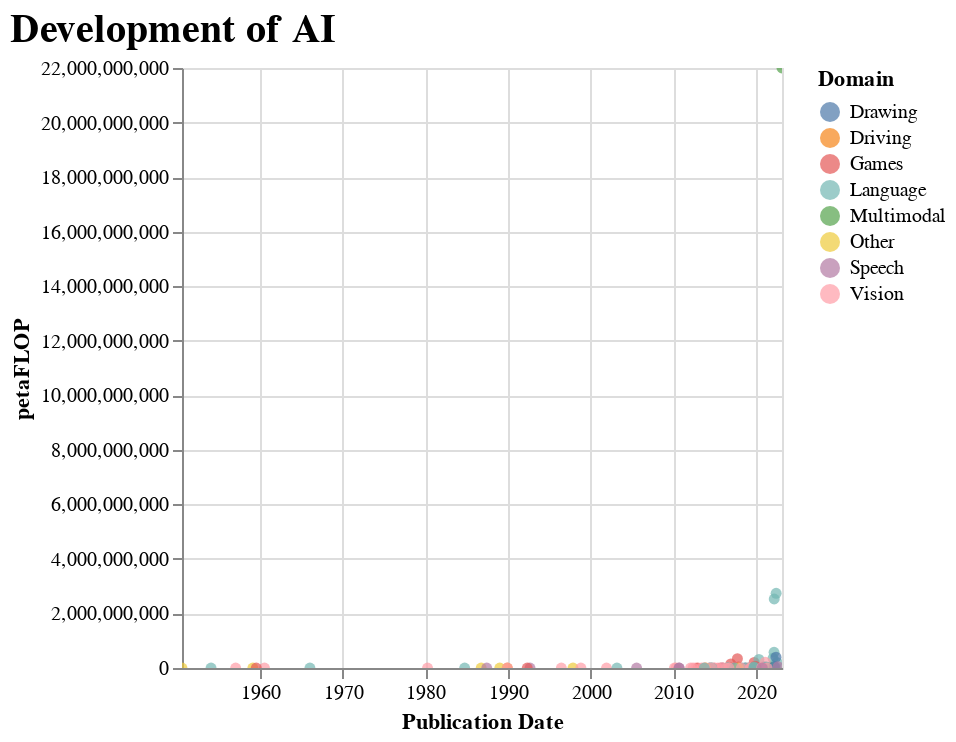

The notebook cell saved with this chart:
### Code cell
# create my base chart
base = (alt.Chart(merged).mark_circle().encode(
        alt.X("Day:T", title="Publication Date"),
        alt.Y("Training_computation_petaflop:Q", title="petaFLOP"),
        color=alt.Color("Domain:N"),
        tooltip=["Entity", "year", "Researcher_affiliation"]
    ).interactive()
    .properties(title="Development of AI")
    ).configure_title(fontSize=20, anchor="start")
base

### Figure 1 — Vega-Lite specification as saved in the notebook (floating-point values rounded to 4 significant figures; data arrays with more than 128 entries replaced by an {"elided": "..."} marker saying what was removed)
{"config": {"view": {"continuousWidth": 300, "continuousHeight": 300}, "title": {"anchor": "start", "fontSize": 20}}, "data": {"name": "data-564ebf14d4d3f070517fdbcf4fc88e33"}, "mark": {"type": "circle"}, "encoding": {"color": {"field": "Domain", "type": "nominal"}, "tooltip": [{"field": "Entity", "type": "nominal"}, {"field": "year", "type": "quantitative"}, {"field": "Researcher_affiliation", "type": "nominal"}], "x": {"field": "Day", "title": "Publication Date", "type": "temporal"}, "y": {"field": "Training_computation_petaflop", "title": "petaFLOP", "type": "quantitative"}}, "params": [{"name": "param_53", "select": {"type": "interval", "encodings": ["x", "y"]}, "bind": "scales"}], "title": "Development of AI", "$schema": "https://vega.github.io/schema/vega-lite/v5.8.0.json", "datasets": {"data-564ebf14d4d3f070517fdbcf4fc88e33": {"elided": "253 records"}}}
